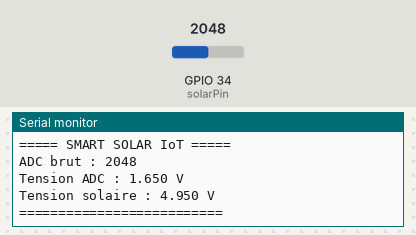
The sketch below on a simulated ESP32. Parts: the last lines printed to the serial monitor. Inputs (shaded band) come from the test bench; at power-on: GPIO 34 (solarPin) = 2048 (analog values on the 0–4095 scale).

Above: at 1.2 s.
1.3 s: GPIO 34 (solarPin) set to 2866
At 2.6 s:
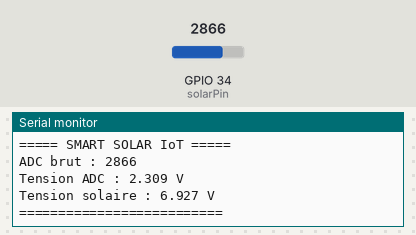
2.8 s: GPIO 34 (solarPin) set to 3603
At 3.8 s:
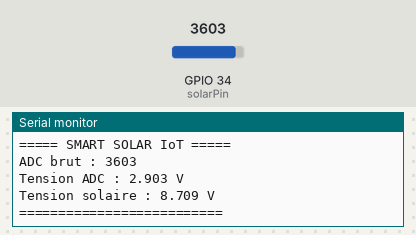
Timing chart, 0 to 5.8 s (numbered marks = the images above; inputs shaded):
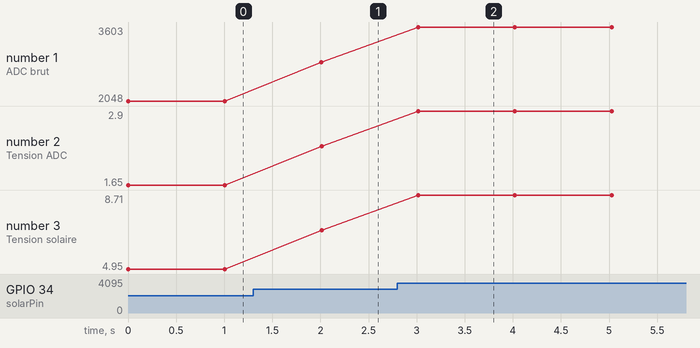

The sketch:

solar_esp32.ino
```cpp
const int solarPin = 34;

void setup() {
    Serial.begin(115200);
    analogReadResolution(12);
    analogSetPinAttenuation(solarPin, ADC_11db);
}

void loop() {
    int raw = analogRead(solarPin);

    float adc = analogReadMilliVolts(solarPin) / 1000.0;
    float tension = adc * 3.0;

    Serial.println("===== SMART SOLAR IoT =====");

    Serial.print("ADC brut : ");
    Serial.println(raw);

    Serial.print("Tension ADC : ");
    Serial.print(adc, 3);
    Serial.println(" V");

    Serial.print("Tension solaire : ");
    Serial.print(tension, 3);
    Serial.println(" V");

    Serial.println("==========================");

    delay(1000);
}
```

Measured:
- after the input at 1.3 s, the serial monitor: prints a new line after 0.71 s (image 1)
- after the input at 2.8 s, the serial monitor: prints a new line after 0.22 s (image 2)
- plotted number 1: 2048 → 2866 after the input at 1.3 s, 2866 → 3603 after the input at 2.8 s
- plotted number 2: 1.65 → 2.31 after the input at 1.3 s, 2.31 → 2.9 after the input at 2.8 s
- plotted number 3: 4.95 → 6.93 after the input at 1.3 s, 6.93 → 8.71 after the input at 2.8 s
